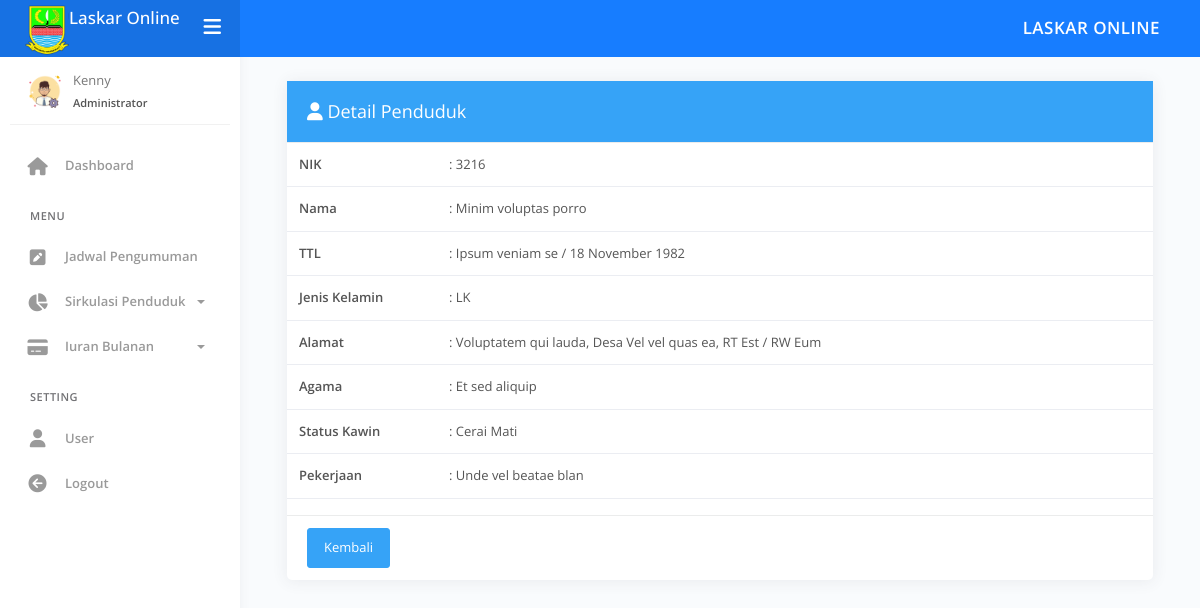
Page /index.php?page=view-pend&kode=54 (signed in) on the committed database.
### tables this page shows
CREATE TABLE `tb_pdd` (
  `id_pend` int(11) NOT NULL,
  `nik` varchar(20) NOT NULL,
  `nama` varchar(50) NOT NULL,
  `tempat_lh` varchar(15) NOT NULL,
  `tgl_lh` date NOT NULL,
  `jekel` enum('LK','PR') NOT NULL,
  `alamat` varchar(255) NOT NULL,
  `desa` varchar(15) NOT NULL,
  `rt` varchar(4) NOT NULL,
  `rw` varchar(4) NOT NULL,
  `agama` varchar(15) NOT NULL,
  `kawin` varchar(15) NOT NULL,
  `pekerjaan` varchar(30) NOT NULL,
  `status` enum('Ada','Meninggal','Pindah') NOT NULL
);

### admin/pend/view_pend.php (the view, shortened to what this page needs)
<?php
if (isset($_GET['kode'])) {
	$sql_cek = "SELECT * from tb_pdd where id_pend ='" . $_GET['kode'] . "'";
	$query_cek = mysqli_query($koneksi, $sql_cek);
	$data_cek = mysqli_fetch_array($query_cek, MYSQLI_BOTH);
}
?>
<div class="main-panel">
	<div class="content">
		<div class="page-inner">
			<div class="row">
				<div class="col-md-12">
					<div class="card">
						<div class="card-header bg-info">
							<h3 class="card-title text-white">
								<i class="fa fa-user"></i> Detail Penduduk
							</h3>
						</div>
						<div class="card-body p-0">
							<table class="table">
								<tbody>
									<tr>
										<td style="width: 150px">
											<b>NIK</b>
										</td>
										<td>:
											<?php echo $data_cek['nik']; ?>
										</td>
									</tr>
									<tr>
										<td style="width: 150px">
											<b>Nama</b>
										</td>
										<td>:
											<?php echo $data_cek['nama']; ?>
										</td>
									</tr>
									<tr>
										<td style="width: 150px">
											<b>TTL</b>
										</td>
										<td>:
											<?php echo $data_cek['tempat_lh']; ?>
											/
											<?php echo date("d F Y", strtotime($data_cek['tgl_lh'])); ?>
										</td>
									</tr>
									<tr>
										<td style="width: 150px">
											<b>Jenis Kelamin</b>
										</td>
										<td>:
											<?php echo $data_cek['jekel']; ?>
										</td>
									</tr>
									<tr>
										<td style="width: 150px">
											<b>Alamat</b>
										</td>
										<td>:
											<?php echo $data_cek['alamat']; ?>, Desa
											<?php echo $data_cek['desa']; ?>, RT
											<?php echo $data_cek['rt']; ?>/ RW
											<?php echo $data_cek['rw']; ?>
										</td>
									</tr>
									<tr>
										<td style="width: 150px">
											<b>Agama</b>
										</td>
										<td>:
											<?php echo $data_cek['agama']; ?>
										</td>
									</tr>
									<tr>
										<td style="width: 150px">
											<b>Status Kawin</b>
										</td>
										<td>:
											<?php echo $data_cek['kawin']; ?>
										</td>
									</tr>
									<tr>
										<td style="width: 150px">
											<b>Pekerjaan</b>
										</td>
										<td>:
											<?php echo $data_cek['pekerjaan']; ?>
										</td>
									</tr>
								</tbody>
							</table>
							<div class="card-footer">
								<a href="?page=data-pend" class="btn btn-info">Kembali</a>
							</div>
						</div>
					</div>
				</div>
			</div>
		</div>
	</div>
</div>

### rows in the picture
tb_pdd: nik "3216", nama "Minim voluptas porro", tempat_lh "Ipsum veniam se", tgl_lh "18 November 1982", jekel "LK", alamat "Voluptatem qui lauda", desa "Vel vel quas ea", rt "Est", rw "Eum", agama "Et sed aliquip", kawin "Cerai Mati", pekerjaan "Unde vel beatae blan"

### other values in the picture
$data_nama "Kenny"
$data_level "Administrator"
